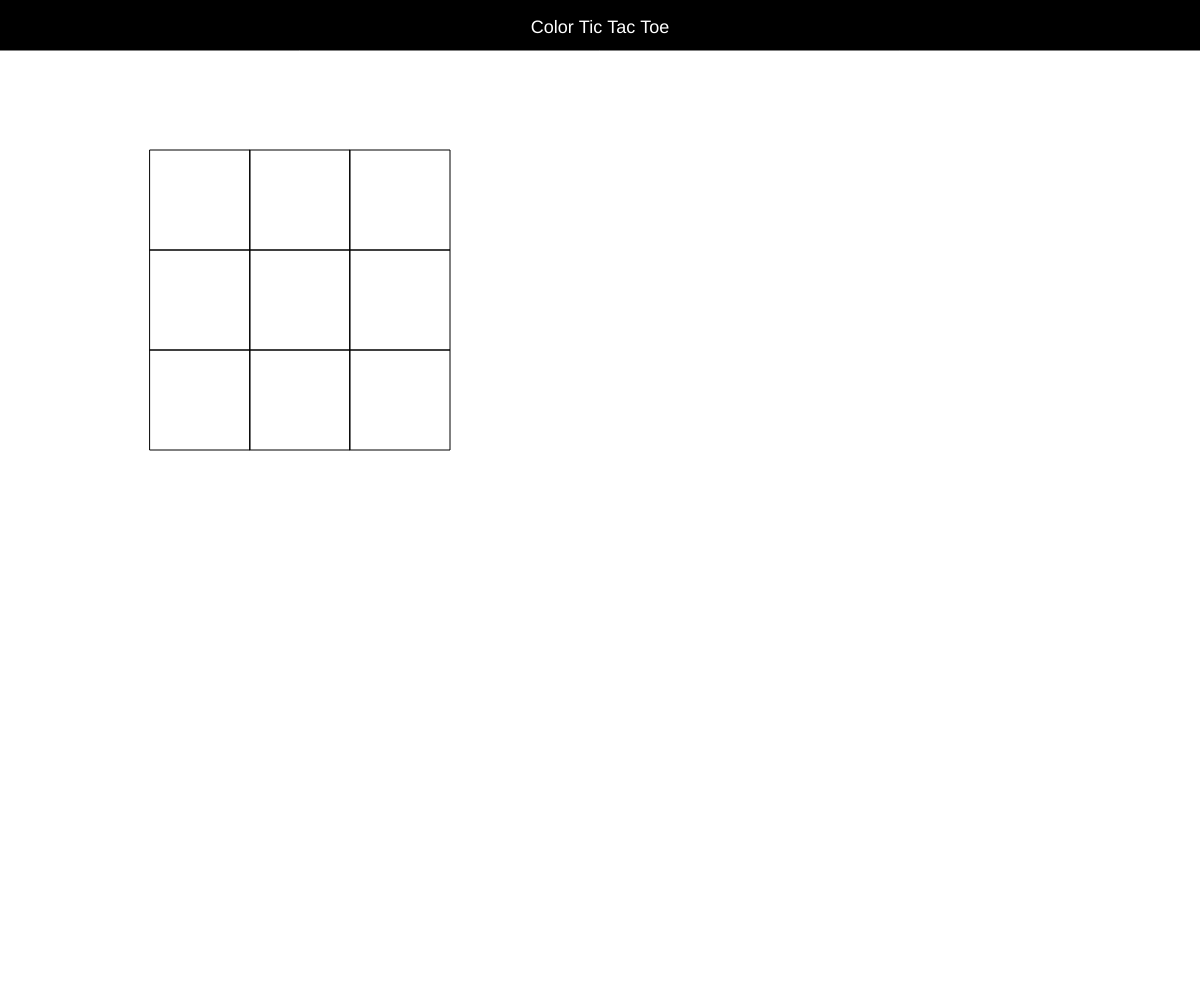
Frame 1 (no input)
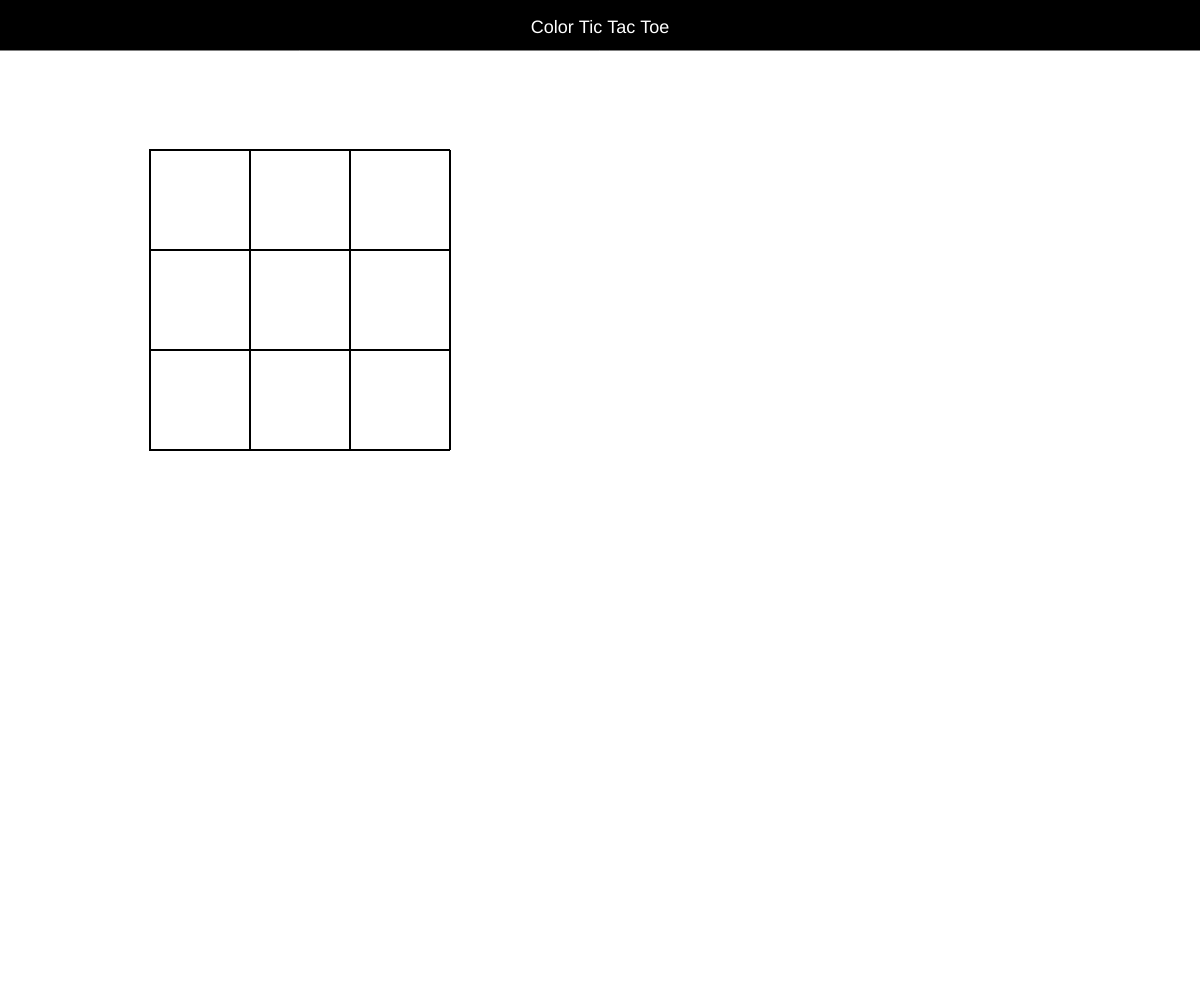
Frame 60 (no input)
Frame 120 (the mouse pressed at the canvas centre since frame 60): identical to frame 60, image omitted

The p5.js sketch that drew these frames (run headless with seeded random() and noise() and a simulated clock; from frame 60 on, the mouse is pressed at the canvas centre):

// p5.js sketch
// ── sketch.js
var turn=0
function setup() {
    createCanvas(innerWidth,innerHeight); 
    background("white");
    fill("black");
    rect(0, 0, width, 50);
    textAlign(CENTER);
    fill("white");
    textSize(18);
    text("Color Tic Tac Toe", width / 2, 33);
}

function draw()
{
    createRow(150);
    createRow(250);
    createRow(350);  
}

function createRow(y)
{
  for (x = 150; x < 450; x=x+100)
   {
       var b1= new Box(x, y, 100, 100); 
       b1.appear();   
   }  
}
// ── Box.js
class Box {
  
    constructor(x, y, w, h) {
    this.x = x;
    this.y = y;
    this.w = w;
    this.h = h;
  }

    appear()
    {
      stroke(0);
      strokeWeight(1);
      noFill()
      rect(this.x, this.y, this.w, this.h);
    }
}
